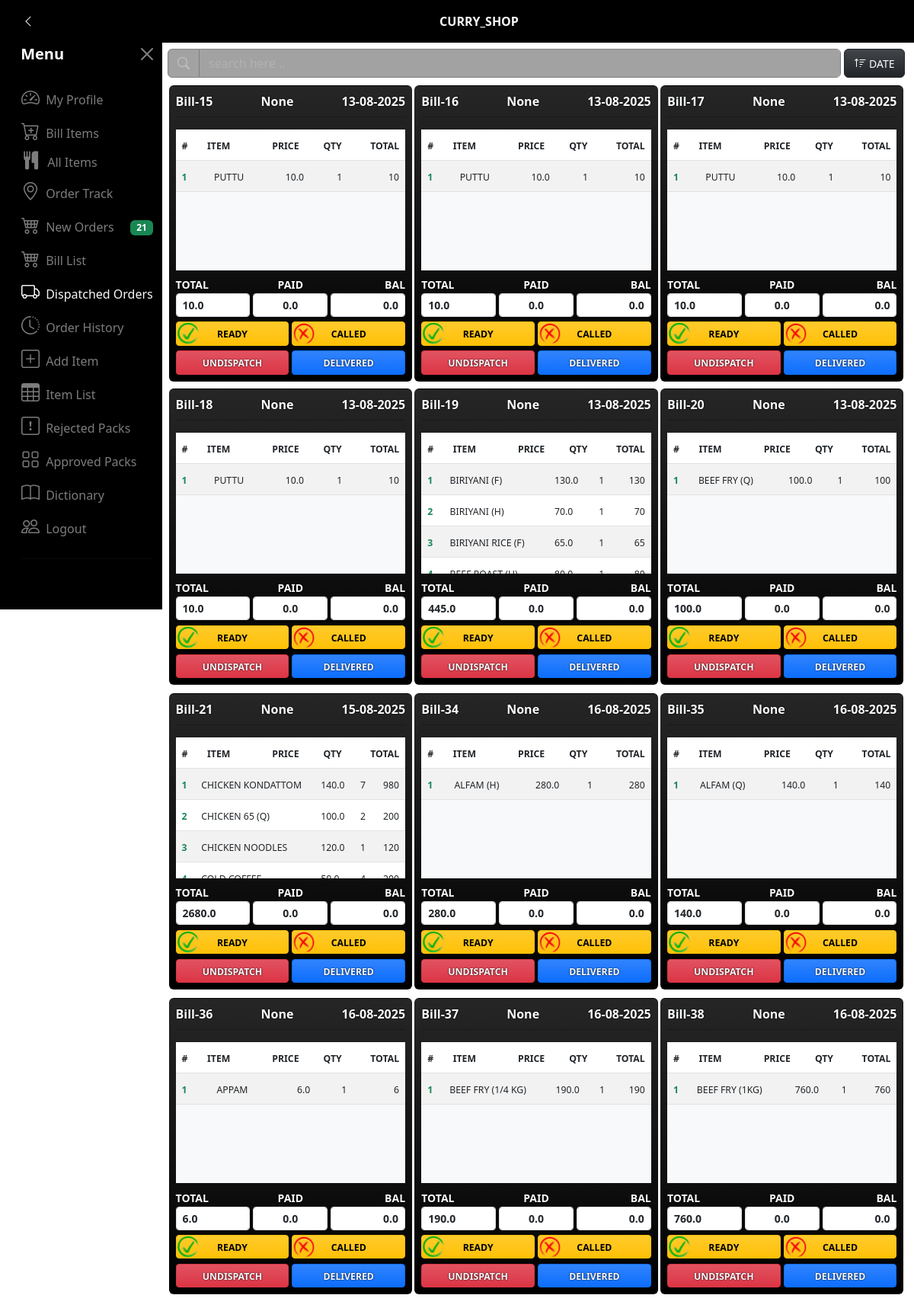
The app's page /dispatched_list (signed in), older data.
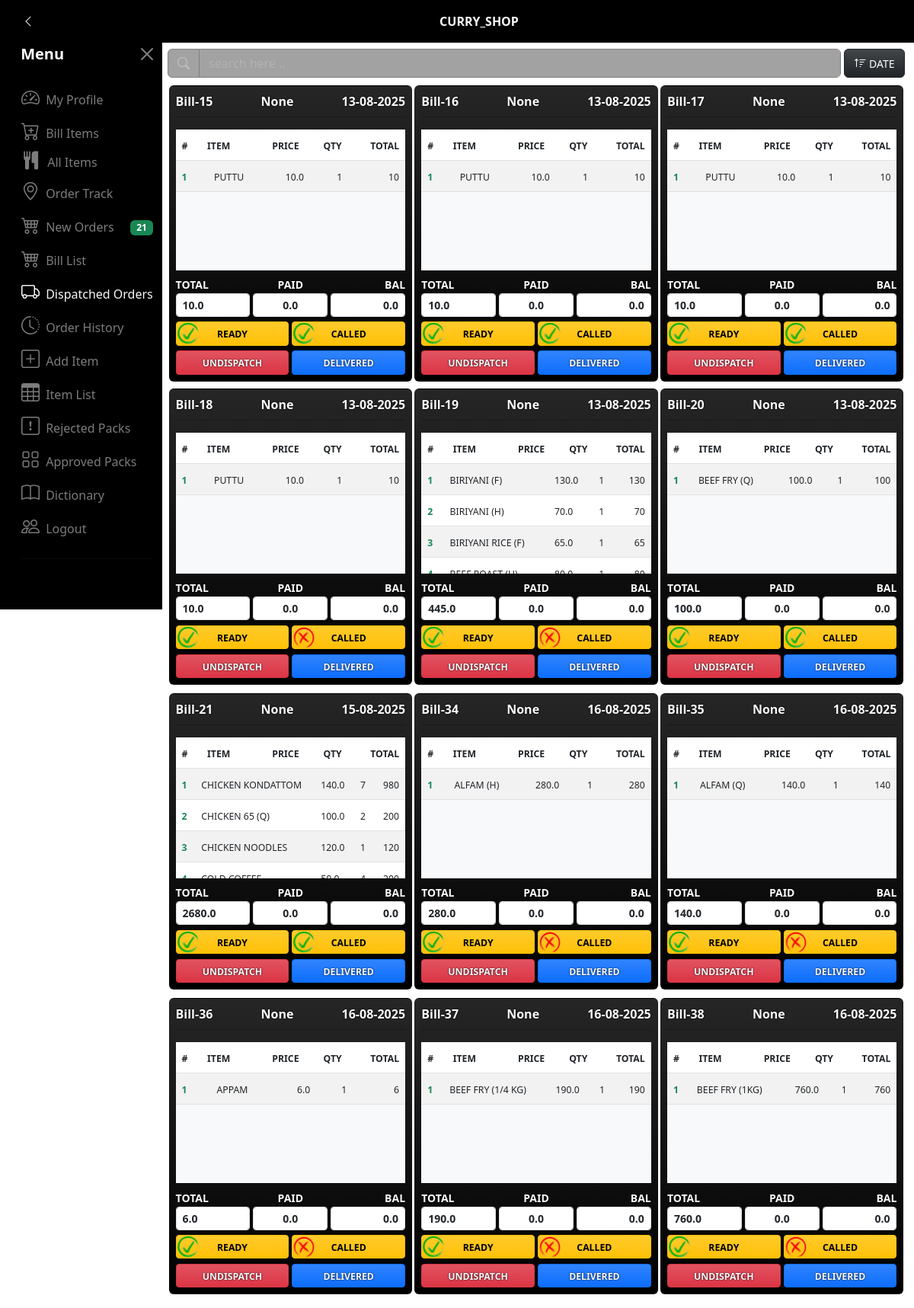
The same page, newer data.
### app_dictionary/models.py (models this page shows, shortened)
class BillModel(models.Model):
    user = models.ForeignKey(User,on_delete=models.CASCADE,blank=True,null=True)
    billno = models.CharField(max_length=50,blank=True,null=True,unique=False)
    created_at = models.DateTimeField(auto_now_add=True)
    grand_total = models.FloatField(default=0.00)
    paid = models.FloatField(default=0.00)
    bal = models.FloatField(default=0.00)
    order_status_status_choices = (
        ('ordered','ordered'),
        ('cancelled','cancelled'),
        ('delivered','delivered'),
    )
    order_status = models.CharField(max_length=50,default='ordered',choices=order_status_status_choices)
    ordered_time = models.DateTimeField(blank=True,null=True)
    accept_status_choices = (
        ('accepted','accepted'),
        ('notaccepted','notaccepted'),
        ('rejected','rejected')
    )
    accept_status = models.CharField(max_length=255,default='notaccepted',choices=accept_status_choices)
    reject_reason = models.TextField(blank=True,null=True)
    rejected_user = models.ForeignKey(User,on_delete=models.CASCADE,blank=True,null=True,related_name='rejected_user_details')
    accept_or_reject_time = models.DateTimeField(blank=True,null=True)
    prepared_status_choices = (
        ('prepared','prepared'),
        ('notprepared','notprepared')
    )
    prepared_status = models.CharField(max_length=255,default='notprepared',choices=prepared_status_choices)
    prepared_time = models.DateTimeField(blank=True,null=True)
    packed_status_choices = (
        ('packed','packed'),
        ('notpacked','notpacked')
    )
    packed_status = models.CharField(max_length=255,default='notpacked',choices=packed_status_choices)
    packed_time = models.DateTimeField(blank=True,null=True)
    ready_status_choices = (
        ('ready','ready'),
        ('notready','notready'),
    )
    ready_status = models.CharField(max_length=50,default='notready',choices=ready_status_choices)
    ready_time = models.DateTimeField(blank=True,null=True)
    called_status_choices = (
        ('called','called'),
        ('notcalled','notcalled'),
    )
    called_status = models.CharField(max_length=50,default='notcalled',choices=called_status_choices)
    called_time = models.DateTimeField(blank=True,null=True)
    dispatched_status_choices = (
        ('dispatched','dispatched'),
        ('notdispatched','notdispatched')
    )
    dispatched_status = models.CharField(max_length=255,default='notdispatched',choices=dispatched_status_choices)
    dispatched_time = models.DateTimeField(blank=True,null=True)
    delivered_status_choices = (
        ('delevered','delevered'),
        ('notdelevered','notdelevered'),
    )
    delevered_status = models.CharField(max_length=255,default='notdelevered',choices=delivered_status_choices)
    delevered_time = models.DateTimeField(blank=True,null=True)
    expected_delevery_time = models.DateTimeField(blank=True,null=True)
    current_loc = models.BooleanField(default=False,blank=True,null=True)
    delivery_address = models.TextField(blank=True,null=True)
    delivery_addres_lat = models.FloatField(blank=True,null=True)
    delivery_addres_lon = models.FloatField(blank=True,null=True)
    paid_type_choices = (
        ("fully_paid","fully_paid"),
        ("partially_paid","partially_paid"),
        ("not_paid","not_paid")
    )
    paid_type = models.CharField(max_length=100,default="not_paid",blank=True,null=True,choices=paid_type_choices)

### app_dictionary/views.py (the view)
# urls.py: path('dispatched_list',views.dispatched_list,name='dispatched_list'),
@login_required
def dispatched_list(request):
    bills = BillModel.objects.filter(dispatched_status='dispatched').exclude(delevered_status='delevered')
    new_bill_count = BillModel.objects.filter(accept_status='notaccepted').count()
    bills,itemlist,user_data,profile = date_sort(request,bills)
    return render(request,'curry_shop_dispatched_list.html',{'bills':bills,
                                                            'itemlist':itemlist,
                                                            "user_data":user_data,
                                                            "profile":profile,
                                                            'new_bill_count':new_bill_count})

### app_dictionary/views.py (called while the page is built)
@login_required
def date_sort(request,bills):
    user = request.user
    try:
        profile = ProfileModel.objects.get(user=user.id)
    except ProfileModel.DoesNotExist:
        return None,None,None,None
    if profile.order_filter == 'date':
        if profile.order_sort == 'accending':
            bills = bills.order_by('ordered_time')
        else:
            bills = bills.order_by('-ordered_time')
    itemlist = ItemlistModel.objects.filter(bill__in=bills)
    user_data = User.objects.get(id=user.id)
    return bills,itemlist,user_data,profile

### app_dictionary/templates/curry_shop_dispatched_list.html (shortened to what the changed rows need)
{% extends 'curry_shop_base2.html' %}
{% load crispy_forms_tags %}
{% load custom_filter %}
{% load static %}
{% block body_block %}
    <div class="container padd-marg-mob-0">
        {% if bills %}
            <div class="container1">
            {% for bill in bills %}
            <div class="container1_tems billbox ">
                <div class="card b_s bill_box_padding mt-2 bg-gradient" style="background-color: black;">
                    <div class="d-flex justify-content-between">
                        <strong class="ts text-light text_size">{{ bill.billno }}</strong>
                        <strong class="ts text-light text_size">{% if bill.user.phone %}XX {{ bill.user.phone|cropback:4 }}{% else %}None{% endif %}</strong>
                        <strong class="ts text-light text_size">{{ bill.created_at|date:'d-m-Y' }}</strong>
                    </div>
                    <hr class="hr_margin" style="color: rgb(0, 0, 0);">
                    <table class="table table-striped table-hover table-overflow mt-0 mb-0">
                        <thead class="bg-success">
                            <th class="ps-2 text_size"><small><small>#</small></small></th>
                            <th class="ps-2 text_size"><small><small>ITEM</small></small></th>
                            <th class="ps-2 text-end text_size"><small><small>PRICE</small></small></th>
                            <th class="ps-2 text-end text_size"><small><small>QTY</small></small></th>
                            <th class="text-end pe-2 text_size"><small><small>TOTAL</small></small></th>
                        </thead>
                    </table>
                    <div class="bg-light table_overflow_class">
                        <table class="table table-striped table-hover table-overflow">
                            <tbody id="tbody2">
                                    {% for item in itemlist %}
                                        {% if item.bill.id == bill.id %}
                                            <tr>
                                                <td class="ps-2 text-success fw-bolder text_size"><small><small class="counter_id"></small></small></td>
                                                <td class="ps-2 text_size"><small><small>{{ item.name|upper }}</small></small></td>
                                                <td class="ps-0 text_size"><small><small>{{ item.prize }}</small></small></td>
                                                <td class="ps-2 text_size"><small><small>{{ item.qty }}</small></small></td>
                                                <td class="text-end pe-2 text_size"><small><small>{{ item.total }}</small></small></td>
                                            </tr>
                                        {% endif %}
                                    {% endfor %}
                                </tbody>
                            </table>
                        </div>
                        <div class="d-flex my_margin justify-content-between">
                            <div>
                                <label for="" class="fw-bolder text-light ts text_size"><small>TOTAL</small></label>
                                <input class="form-control form-control-sm fw-bold text_size input_total" type="text" name="" id="" value="{{ bill.grand_total }}" readonly>
                            </div>
                            <div class="text-center ms-1 me-1">
                                <label for="" class="fw-bolder text-light ts text_size"><small>PAID</small></label>
                                <input class="form-control form-control-sm fw-bold text-center text_size input_paid" type="text" name="" id="" value="{{ bill.paid }}" readonly>
                            </div>
                            <div class="text-end">
                                <label for="" class="fw-bolder text-light ts text-end text_size"><small>BAL</small></label>
                                <input class="form-control form-control-sm text-end fw-bold text_size input_bal" type="text" name="" id="" value="{{ bill.bal }}" readonly>
                            </div>
                        </div>
                        <div class="d-flex my_margin justify-content-between">
                            <div class="position-relative">
                                <div class="position-absolute start-50 status2_margin">
                                    {% if bill.ready_status == "ready" %}
                                    <img draggable="false" src="{% static 'images/check_mark.png' %}" alt="no-image" class="mark_images">
                                    {% elif bill.ready_status == "notready" %}
                                    <img draggable="false" src="{% static 'images/x_mark.png' %}" alt="no-image" class="mark_images">
                                    {% endif %}
                                </div>
                            </div>
                            <button class="btn btn-sm btn-warning bg-gradient w-100 me-1 fw-bolder text_size" onclick="order_ready('{{ bill.id }}',$(this))"><small>READY</small></button>
                            <div class="position-relative">
                                <div class="position-absolute start-50 status2_margin">
                                    {% if bill.called_status == "called" %}
                                    <img draggable="false" src="{% static 'images/check_mark.png' %}" alt="no-image" class="mark_images">
                                    {% elif bill.called_status == "notcalled" %}
                                    <img draggable="false" src="{% static 'images/x_mark.png' %}" alt="no-image" class="mark_images">
                                    {% endif %}
                                </div>
                            </div>
                            <button class="btn btn-sm btn-warning bg-gradient w-100 fw-bolder text_size" onclick="order_call('{{ bill.user.phone }}','{{ bill.id }}',$(this))"><small>CALLED</small></button>
                        </div>
                        <div class="d-flex my_margin">
                            <button class="btn btn-sm text-light btn-danger bg-gradient w-100 fw-bolder text_size me-1" onclick="dispatch_click('{{ bill.id }}',$(this))">
                                <small class="fw-bolder ts">UNDISPATCH</small>
                            </button>
                            <button class="btn btn-sm text-light btn-primary bg-gradient w-100 fw-bolder text_size" onclick="delivered_click('{{ bill.id }}',$(this))">
                                <small class="fw-bolder ts">DELIVERED</small>
                            </button>
                        </div>
                    </div>
                </div>
            {% endfor %}
            </div>
        {% else %}
        <h4 class="bg-success p-2 text-center text-light rounded mb-4 py-5">No Bills</h4>
        {% endif %}
    </div>
    </div>
    </div>
{% endblock %}

Row changes from the older to the newer data that the page shows:
changed BillModel "Bill-15": called_status: picture added; called_status: picture removed
changed BillModel "Bill-16": called_status: picture added; called_status: picture removed
changed BillModel "Bill-17": called_status: picture added; called_status: picture removed
changed BillModel "Bill-20": called_status: picture added; called_status: picture removed
changed BillModel "Bill-21": called_status: picture added; called_status: picture removed
